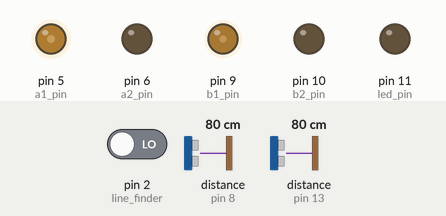
A sketch run on a simulated Arduino Uno, built with avr-gcc and run on an emulated ATmega328P. Shown: output pins drawn as LEDs (lit = HIGH). Wiring (inferred from the names in the program): 2 × ultrasonic range finder: trigger pin 7, echo pin 8 / trigger pin 12, echo pin 13. Dashed ring = blinking. Inputs (shaded band) come from the test bench; at power-on: distance to the obstacle (sensors on pin 8, pin 13) 80 cm, pin 2 (line_finder) LOW. The echo pulse lasts 58.3 µs per cm; pins used as bus, display or sensor lines are not drawn.

Above: at 1.2 s.
1.3 s: distance to the obstacle (sensor on pin 8) set to 10 cm
2.8 s: distance to the obstacle (sensor on pin 8) set to 7 cm
At 2.95 s:
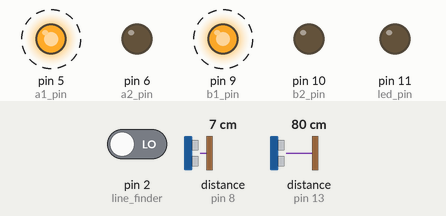
At 3.6 s:
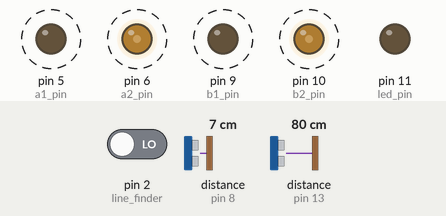
5.8 s: pin 2 (line_finder) driven HIGH
At 7.9 s:
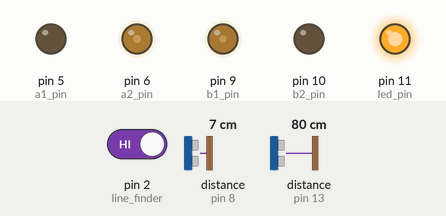
8.8 s: distance to the obstacle (sensor on pin 8) set to 178 cm
11.8 s: distance to the obstacle (sensor on pin 8) set to 189 cm
Timing chart, 0 to 20.5 s (numbered marks = the images above; inputs shaded):
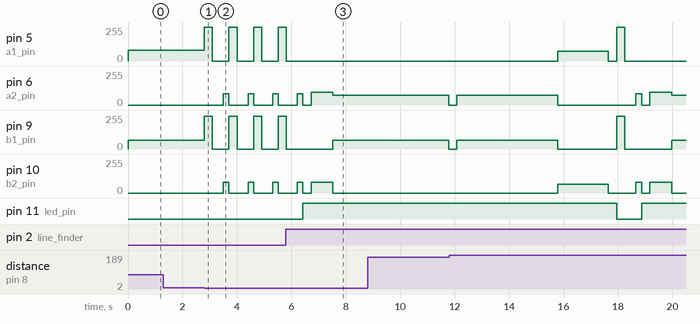

Measured:
- the behaviour switches between 9 and 8 cm on distance to the obstacle (sensor on pin 8) (found by bisection; images 0 and 1)
- after the input at 1.3 s, every drawn part: stays the same
- after the input at 2.8 s, pin 5 (a1_pin): alternates 255/255 for 0.30 s and 0/255 for 0.61 s, starting at once; pin 6 (a2_pin): alternates 85/255 for 0.21 s and 0/255 for 0.70 s, starting after 0.70 s
- after the input at 5.8 s, pin 5 (a1_pin): goes on until 5.8 s, then stays 0/255; pin 11 (led_pin): LOW → HIGH after 0.63 s
- after the input at 8.8 s, pin 6 (a2_pin): 73/255 → 0/255 after 3.0 s instead of 2.3 s; pin 9 (b1_pin): 65/255 → 0/255 after 3.0 s instead of 2.3 s

The sketch:

beat_the_brick.ino.ino
```cpp
const int a1_pin = 5; //right motor
const int a2_pin = 6;
const int b1_pin = 9; //left motor
const int b2_pin = 10;
const int line_finder = 2;
const int trig_pin = 7;
const int echo_pin = 8;
const int led_pin = 11;
const int trig_pin_top = 12;
const int echo_pin_top = 13;


int timer_initiated = 0;
float prev_distance = 0;
float prev_distance_top = 0;
unsigned long start_time = millis();
unsigned long start_look = millis();
unsigned long curr_time = 0;

// turn around 360 degrees to scan for a closest object, and turn around again to face it
void face_closest_object() {

  float closest_valid_dist = 5000;
  int right = 1;

  // trial = 0 : look for the closest object (by turning 360 degrees) and save the distance in closest_valid_dist
  // trial = 1 : turn around and stop when facing the closest object (by checking closest_valid_dist)
  for(int trial=0; trial<2; trial++) {

    // if scanning for closest object (trial=0) or facing closest object which is on the right side (trial=1), turn right
    if(trial == 0 || (trial == 1 && right == 1)) {
      digitalWrite(a1_pin, LOW);
      analogWrite(a2_pin, 73);
      analogWrite(b1_pin, 65);
      digitalWrite(b2_pin, LOW);
    }

    // if facing closest object which is on the left side (trial=1), turn left
    else if(trial == 1 && right == 0) {
      analogWrite(a1_pin, 73);
      digitalWrite(a2_pin, LOW);
      digitalWrite(b1_pin, LOW);
      analogWrite(b2_pin, 65);
    }

    // while turning around, calculate distances of objects ahead
    for (int i=0; i < 100; i++){

      // calculate bottom object distance
      digitalWrite(trig_pin, HIGH);
      delayMicroseconds(10);
      digitalWrite(trig_pin, LOW);
      unsigned long duration = pulseIn(echo_pin, HIGH);
      float distance = ((float)(340 * duration) / 10000) / 2;

      // calculate top object distance
      digitalWrite(trig_pin_top, HIGH);
      delayMicroseconds(10);
      digitalWrite(trig_pin_top, LOW);
      unsigned long duration_top = pulseIn(echo_pin_top, HIGH);
      float distance_top = ((float)(340 * duration_top) / 10000) / 2;

      // if scanning for closest object, update closest_valid_dist if a closer object is found
      if(trial == 0 && distance < 100 && distance+3 < distance_top && distance < closest_valid_dist) {

        closest_valid_dist = distance;

        // if i >= 50, vehicle has turned more than 180 degrees, so the closest object is in the left side
        if(i >= 50) {
          right = 0;
        }
      }

      // if facing closest object, stop when the distance to the object ahead is within 0.5 error to closest_valid_dist
      else if(trial == 1 && distance_top - distance > 9 && distance < closest_valid_dist + 0.5 && distance > closest_valid_dist - 0.5) {
        stop();
        break;
      }
      else if(trial == 1 && i == 79) {
        turn_right();
      }
      delay(30);
    }

    // stop for 0.3 seconds
    digitalWrite(a1_pin, LOW);
    digitalWrite(a2_pin, LOW);
    digitalWrite(b1_pin, LOW);
    digitalWrite(b2_pin, LOW);
    delay(0.3 * 1000);
  }
}

// stop for 0.5 seconds
void stop() {
  digitalWrite(a1_pin, LOW);
  digitalWrite(a2_pin, LOW);
  digitalWrite(b1_pin, LOW);
  digitalWrite(b2_pin, LOW);
  delay(0.5 * 1000);
}

// stop for 0.3 seconds, and go back for 0.8 seconds
void back() {
  digitalWrite(a1_pin, LOW);
  digitalWrite(a2_pin, LOW);
  digitalWrite(b1_pin, LOW);
  digitalWrite(b2_pin, LOW);
  delay(300);
  digitalWrite(a1_pin, LOW);
  analogWrite(a2_pin, 95);
  digitalWrite(b1_pin, LOW);
  analogWrite(b2_pin, 80);
  delay(800);
}

// turn right for 0.9 seconds
void turn_right() {
  analogWrite(a1_pin, 73);
  digitalWrite(a2_pin, LOW);
  digitalWrite(b1_pin, LOW);
  analogWrite(b2_pin, 65);
  delay(900);
}

void setup() {

  pinMode(a1_pin, OUTPUT);
  pinMode(a2_pin, OUTPUT);
  pinMode(b1_pin, OUTPUT);
  pinMode(b2_pin, OUTPUT);
  pinMode(line_finder, INPUT);

  pinMode(trig_pin_top, OUTPUT);
  pinMode(echo_pin_top, INPUT);

  pinMode(trig_pin, OUTPUT);
  pinMode(echo_pin, INPUT);

  pinMode(led_pin, OUTPUT);

  digitalWrite(a1_pin, LOW);
  digitalWrite(a2_pin, LOW);
  digitalWrite(b1_pin, LOW);
  digitalWrite(b2_pin, LOW);

  Serial.begin(9600);
}

void loop() {

  //calculate top distance
  digitalWrite(trig_pin_top, HIGH);
  delayMicroseconds(10);
  digitalWrite(trig_pin_top, LOW);
  unsigned long duration_top = pulseIn(echo_pin_top, HIGH);
  float distance_top = ((float)(340 * duration_top) / 10000) / 2;

  //calculate bottom distance
  digitalWrite(trig_pin, HIGH);
  delayMicroseconds(10);
  digitalWrite(trig_pin, LOW);
  unsigned long duration = pulseIn(echo_pin, HIGH);
  float distance = ((float)(340 * duration) / 10000) / 2;

  // Serial.println(distance);
  // Serial.println(distance_top);
  // delay(1000);

  // go forward
  if(timer_initiated == 0) {
  analogWrite(a1_pin, 80);
  digitalWrite(a2_pin, LOW);
  analogWrite(b1_pin, 66);
  digitalWrite(b2_pin, LOW);
  }

  // when vehicle is on top of line, go back and look for closest object again
  if(digitalRead(line_finder) == 1) {
    digitalWrite(led_pin, HIGH);
    back();

    face_closest_object();
    digitalWrite(led_pin, LOW);
  }


  // if the distance to the object ahead doesn't change for more than 3.5 seconds, the vehicle might be stuck somewhere, so go back and face the closest object again
  curr_time = millis();
  if(curr_time - start_time >= 3500) {
    start_time = curr_time;

    if(distance > 12 && distance < prev_distance + 1 && distance > prev_distance - 1) {
      digitalWrite(a1_pin, LOW);
      analogWrite(a2_pin, 85);
      digitalWrite(b1_pin, LOW);
      analogWrite(b2_pin, 80);
      delay(800);
      face_closest_object();
    }
    prev_distance = distance;
    prev_distance_top = distance_top;
  }

  // if the closest object is in front, push it
  if(distance != 0 && distance_top - distance > 9 && distance < 8) {
    analogWrite(a1_pin, 255);
    digitalWrite(a2_pin, LOW);
    analogWrite(b1_pin, 245);
    digitalWrite(b2_pin, LOW);
    delay(300);
    digitalWrite(a1_pin, LOW);
    digitalWrite(a2_pin, LOW);
    digitalWrite(b1_pin, LOW);
    digitalWrite(b2_pin, LOW);
    delay(400);
    digitalWrite(a1_pin, LOW);
    analogWrite(a2_pin, 85);
    digitalWrite(b1_pin, LOW);
    analogWrite(b2_pin, 80);
    delay(200);
  }
}
```
